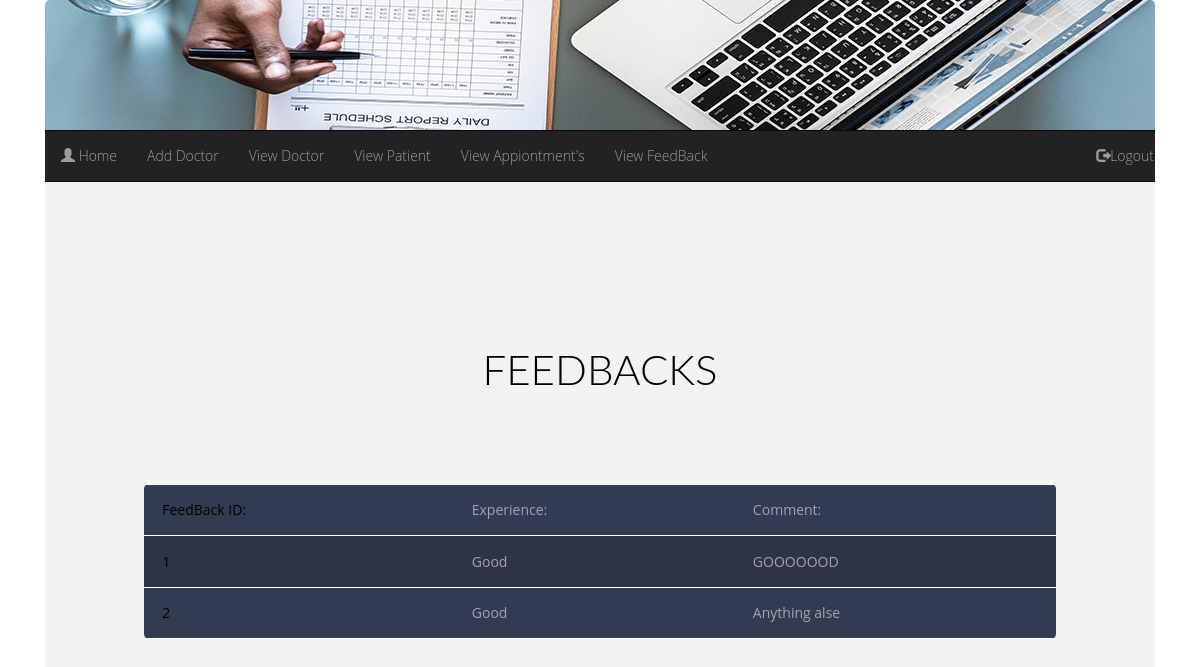
Screenshot of /admin/infofeedback.php with the database file from the repository.
### tables this page shows
CREATE TABLE `feedback` (
  `id_feed` int(11) NOT NULL,
  `text2` varchar(50) NOT NULL,
  `text1` varchar(150) NOT NULL
);

### admin/infofeedback.php (the view, shortened to what this page needs)
<!DOCTYPE html>
<html>
<head>
		<link rel="stylesheet" href="https://maxcdn.bootstrapcdn.com/bootstrap/3.3.6/css/bootstrap.min.css" />
        <link rel="stylesheet" type="text/css" href="style.css">
</head>
<body>
	<div class="container">
	   <div class="row">
        <?php include '.../../menuA.php'; ?>
	   </div>
	   <br>
<?php
    $servername = 'localhost';
    $username = 'root';
    $password = '';
    $dbname = 'hospital';
    $conn = mysqli_connect($servername, $username, $password, $dbname);
    $sql = 'SELECT * FROM feedback';
    $result = mysqli_query($conn, $sql);
       echo '<h2>FEEDBACKS</h2>';
    if ($result->num_rows > 0) {
        echo'<table class="container">';
        echo'<tr>';
        echo'<td>FeedBack ID:</td>';
        echo'<td>Experience:</td>';
        echo'<td>Comment:</td>';
        echo'</tr>';
        while ($row = $result->fetch_assoc()) {
            echo'<tr>';
            echo'<td>'.$row['id_feed'].'</td>';
            echo'<td>'.$row['text2'].'</td>';
            echo'<td>'.$row['text1'].'</td>';
            echo'</tr>';
        }
        echo'</table>';
    }
        ?>
</body>
</html>

### CSS/style.css (style rules this page uses)
body,h1,h2,h3,h4,h5,h6 { font-family: "Lato", sans-serif; }
body, html { height: 100%; color: rgb(0, 0, 0); line-height: 1.8; }
tbody th, td { padding:0.25em 0.5em; text-align:left; vertical-align:top; }
tbody td, tbody th { border:1px solid #fff; border-width:1px 0; }
body { font-family: Arial, Helvetica, sans-serif; }
* { box-sizing: border-box; }
.container { border-radius: 5px; background-color: #f2f2f2; padding: 10px; }
.row:after { content: ""; display: table; clear: both; }

### admin/infofeedback.php (style rules this page uses)
body { font-family: "Open Sans", sans-serif; font-weight: 300; line-height:1em; color:#A7A1AE; background-color:white; text-align:center; }
h2 { font-size:3em; font-weight: 300; text-align: center; line-height:1em; display: block; padding-bottom: 2em; color: black; }
.container td { font-weight: normal; font-size: 1em; -webkit-box-shadow: 0 2px 2px -2px #0E1119; -moz-box-shadow: 0 2px 2px -2px #0E1119; box-shadow: 0 2px 2px -2px #0E1119; }
.container { text-align: left; overflow: hidden; width: 80%; margin: 0 auto; display: table; padding: 0 0 8em 0; }
.container td, .container th { padding-bottom: 2%; padding-top: 2%; padding-left:2%; }
.container tr:nth-child(odd) { background-color: #323C50; }
.container tr:nth-child(even) { background-color: #2C3446; }
.container td:first-child { color:black ; }

### rows the page displays
feedback: id_feed "1", text2 "Good", text1 "GOOOOOOD"
feedback: id_feed "2", text2 "Good", text1 "Anything alse"
